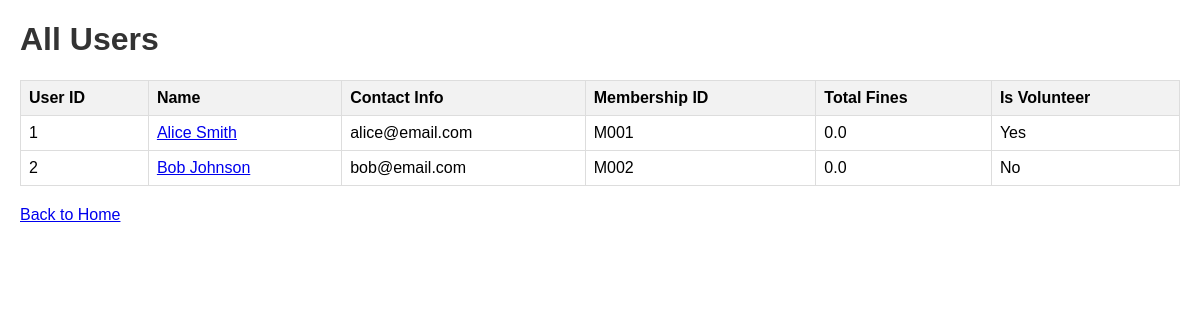
Screenshot of /users with the database file from the repository.
### tables this page shows
CREATE TABLE User (
            UserID INTEGER PRIMARY KEY AUTOINCREMENT,
            Name TEXT NOT NULL,
            ContactInfo TEXT,
            MembershipID TEXT NOT NULL UNIQUE,
            TotalFines REAL DEFAULT 0.0,
            IsVolunteer INTEGER DEFAULT 0
        );

### app.py (the view)
@app.route('/users')
def users():
    conn = get_db()
    cursor = conn.cursor()
    cursor.execute("SELECT * FROM User")
    users = cursor.fetchall()
    return render_template('users.html', users=users)

### app.py (called while the page is built)
def get_db():
    if 'db' not in g:
        g.db = sqlite3.connect('library.db', timeout=20)  # Increase timeout to 20 seconds
        g.db.row_factory = sqlite3.Row  # Allows accessing columns by name
        g.db.execute("PRAGMA journal_mode=WAL;")
    return g.db

### templates/users.html (shortened to what this page needs)
<!DOCTYPE html>
<html>
<head>
    <link rel="stylesheet" href="{{ url_for('static', filename='style.css') }}">
</head>
<body>
    <h1>All Users</h1>
    {% if users %}
        <table border="1">
            <tr>
                <th>User ID</th>
                <th>Name</th>
                <th>Contact Info</th>
                <th>Membership ID</th>
                <th>Total Fines</th>
                <th>Is Volunteer</th>
            </tr>
            {% for user in users %}
            <tr>
                <td>{{ user['UserID'] }}</td>
                <td><a href="{{ url_for('user', user_id=user['UserID']) }}">{{ user['Name'] }}</a></td>
                <td>{{ user['ContactInfo'] }}</td>
                <td>{{ user['MembershipID'] }}</td>
                <td>{{ user['TotalFines'] }}</td>
                <td>{{ 'Yes' if user['IsVolunteer'] == 1 else 'No' }}</td>
            </tr>
            {% endfor %}
        </table>
    {% else %}
        <p>No users found.</p>
    {% endif %}
    <a href="{{ url_for('index') }}">Back to Home</a>
</body>
</html>

### static/style.css (style rules this page uses)
body { font-family: Arial, sans-serif; margin: 20px; }
h1, h2 { color: #333; }
table { border-collapse: collapse; width: 100%; margin: 20px 0; }
th, td { border: 1px solid #ddd; padding: 8px; text-align: left; }
th { background-color: #f2f2f2; }

### rows the page displays
User: UserID "1", Name "Alice Smith", ContactInfo "alice@email.com", MembershipID "M001", TotalFines "0.0", IsVolunteer "Yes"
User: UserID "2", Name "Bob Johnson", ContactInfo "bob@email.com", MembershipID "M002", TotalFines "0.0", IsVolunteer "No"
